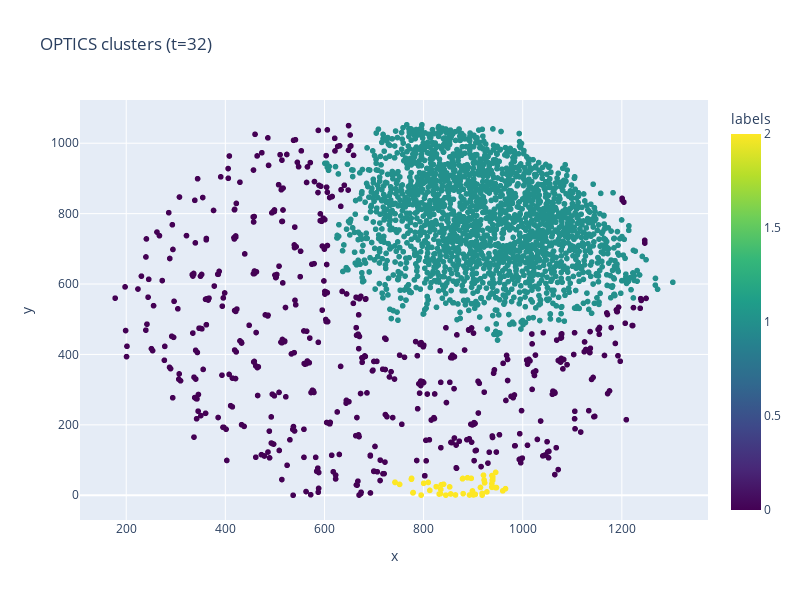

Notebook code for this chart:
### Markdown cell above
### Use NN stats to estimate each cell's local density

### Code cell
from src.symmetry_breaking.cluster_tracking import find_clusters_per_timepoint, track_clusters_over_time, stitch_tracklets
from tqdm import tqdm 

t_ind = 32
t_df = nucleus_df.loc[nucleus_df["t"] == t_ind].copy().reset_index()
t_sphere = sphere_df.loc[sphere_df["t"] == t_ind].copy().reset_index()

# 1) clusters per frame
clusters_by_t = find_clusters_per_timepoint(
    t_df, 
    t_sphere,
    d_thresh=25, 
    min_size=25,  # tune
    fluo_col="intensity",
    sphere_radius_col="radius",
    time_col="t",
    sphere_center_cols=( "center_z_smooth", "center_y_smooth", "center_x_smooth")
)



t_df["labels"] = 0
cdict = clusters_by_t[t_ind]
for lb in range(len(cdict)):
    li = cdict[lb]["member_index"]
    t_df.loc[li, "labels"] = lb + 1


fig = px.scatter(
    t_df, x="x", y="y", color="labels",
    color_continuous_scale="Viridis",
    title=f"OPTICS clusters (t={t_ind})"
)
fig.update_layout(width=800, height=600)
fig.show()

### Figure 1 — Plotly figure (JSON) as saved in the notebook; plotly's stock layout.template omitted (floating-point values rounded to 4 significant figures; data arrays with more than 128 entries replaced by an {"elided": "..."} marker saying what was removed)
{"data": [{"hovertemplate": "x=%{x}<br>y=%{y}<br>labels=%{marker.color}<extra></extra>", "legendgroup": "", "marker": {"color": {"elided": "2644 int values"}, "coloraxis": "coloraxis", "symbol": "circle"}, "mode": "markers", "name": "", "showlegend": false, "type": "scattergl", "x": {"elided": "2644 float values"}, "xaxis": "x", "y": {"elided": "2644 float values"}, "yaxis": "y"}], "layout": {"coloraxis": {"colorbar": {"title": {"text": "labels"}}, "colorscale": [[0, "#440154"], [0.1111, "#482878"], [0.2222, "#3e4989"], [0.3333, "#31688e"], [0.4444, "#26828e"], [0.5556, "#1f9e89"], [0.6667, "#35b779"], [0.7778, "#6ece58"], [0.8889, "#b5de2b"], [1, "#fde725"]]}, "height": 600, "legend": {"tracegroupgap": 0}, "title": {"text": "OPTICS clusters (t=32)"}, "width": 800, "xaxis": {"anchor": "y", "autorange": true, "domain": [0, 1], "range": [106.7, 1374.0], "title": {"text": "x"}, "type": "linear"}, "yaxis": {"anchor": "x", "autorange": true, "domain": [0, 1], "range": [-70.31, 1123.0], "title": {"text": "y"}, "type": "linear"}}}
